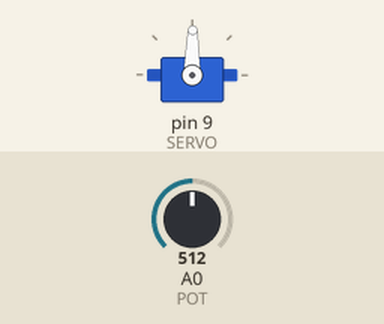
Recording of a sketch running on a simulated Arduino Uno, built with avr-gcc and run on an emulated ATmega328P. Parts: servo. The test bench sets the inputs (shaded band); at power-on: A0 (POT) = 512.

Above: at 1.2 s.
1.3 s: A0 (POT) set to 716
At 2.2 s:
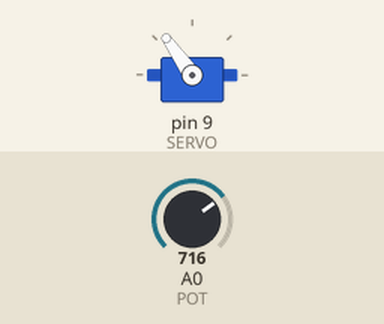
2.8 s: A0 (POT) set to 900
At 3.1 s:
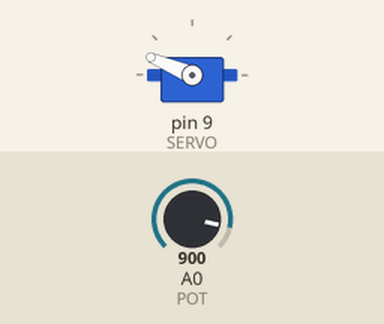
4.3 s: A0 (POT) set to 1023
At 5.5 s:
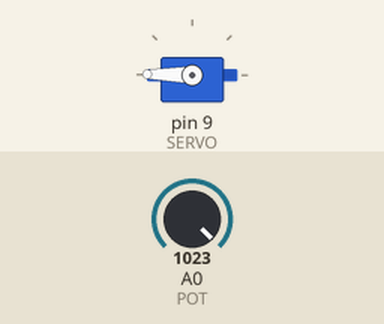
5.8 s: A0 (POT) set to 306
At 6.5 s:
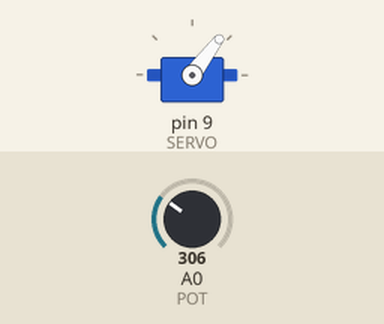
7.3 s: A0 (POT) set to 122
At 8.0 s:
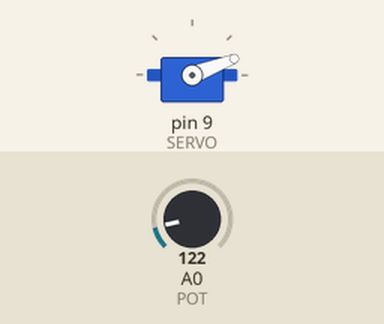
8.8 s: A0 (POT) set to 511
At 10.0 s:
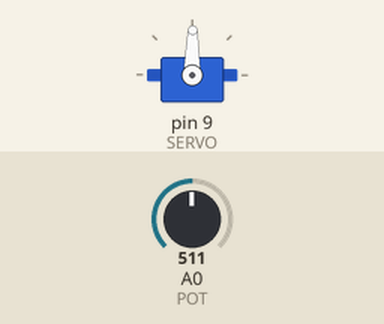
Timing chart, 0 to 11.3 s (numbered marks = the images above; inputs shaded):
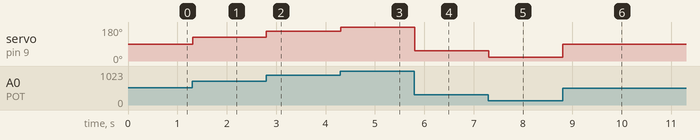

The sketch:

servo.ino
```cpp
// (licence header left out)
//Servo Potentiometer Control

#include <Servo.h>

const int SERVO=9; //Servo on Pin 9
const int POT=0;    //POT on Analog Pin 0

Servo myServo;
int val = 0;     //for storing the reading from the POT

void setup()
{
    pinMode(POT, INPUT);
    myServo.attach(SERVO);
}

void loop()
{
    val = analogRead(POT);           //Read Pot
    val = map(val, 0, 1023, 0, 179); //scale it to servo range
    myServo.write(val);              // sets the servo
    delay(15);                       // waits for the servo
}
```

Measured:
- after the input at 1.3 s, servo on pin 9 (SERVO): 89° → 125° at once
- after the input at 2.8 s, servo on pin 9 (SERVO): 125° → 157° at once
- after the input at 4.3 s, servo on pin 9 (SERVO): 157° → 179° at once
- after the input at 5.8 s, servo on pin 9 (SERVO): 179° → 53° at once
- after the input at 7.3 s, servo on pin 9 (SERVO): 53° → 21° at once
- after the input at 8.8 s, servo on pin 9 (SERVO): 21° → 89° at once
